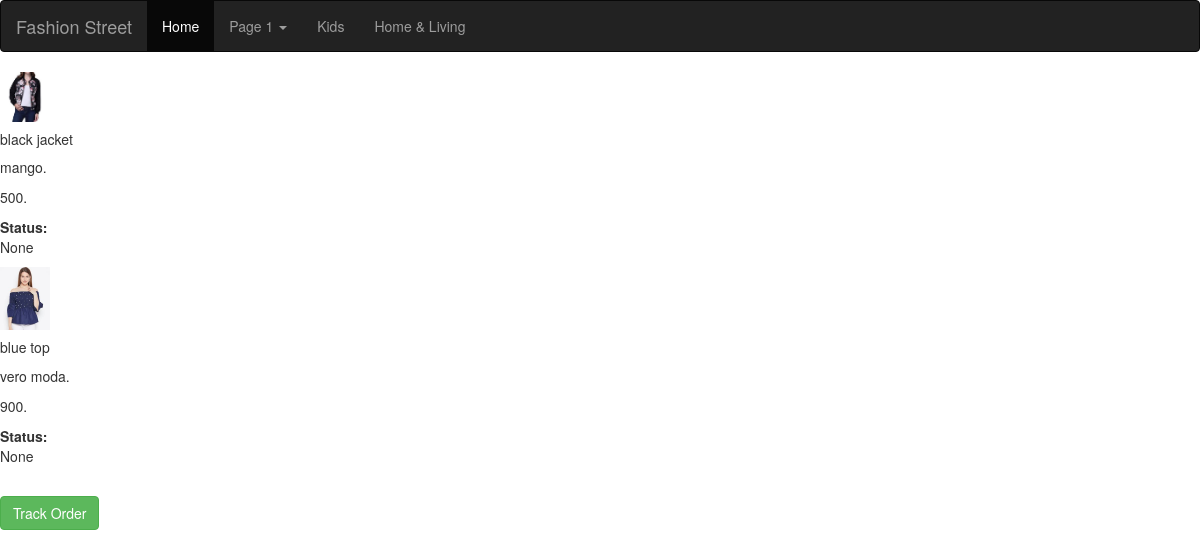
Page /reviewOrder/ on the committed database.
### e_commerce/models.py (models this page shows)
class cartItem(models.Model):
    user_id=models.CharField(max_length=200, null=True)
    id = models.SmallIntegerField(primary_key=True)
    name = models.CharField(max_length=200, null=True)
    brand = models.CharField(max_length=200, null=True)
    price = models.SmallIntegerField()
    size = models.CharField(choices=sizes, max_length=20, default=sizes[0][0])
    img = models.ImageField(null=True)
    units=models.SmallIntegerField()
    ordered=models.BooleanField(default=False)
    removed=models.BooleanField(default=False)
    status=models.CharField(max_length=200, null=True)

### e_commerce/views.py (the view)
# urls.py: path('reviewOrder/', views.OrderReview, name='review'),
def OrderReview(request):
    current_user = request.user
    orderedItems = cartItem.objects.filter(user_id=current_user.username).filter(ordered=True,removed=False)
    return render(request, 'e_commerce/review.html', {'products': orderedItems})

### e_commerce/templates/e_commerce/review.html (shortened to what this page needs)
{% load static %}
<!DOCTYPE html>
<html lang="en">
<head>
<link rel="stylesheet" href="https://maxcdn.bootstrapcdn.com/bootstrap/3.4.1/css/bootstrap.min.css">
</head>
<body>
<nav class="navbar navbar-inverse">
  <div class="container-fluid">
    <div class="navbar-header">
      <a class="navbar-brand" href="#">Fashion Street</a>
    </div>
    <ul class="nav navbar-nav">
      <li class="active"><a href="#">Home</a></li>
      <li class="dropdown">
        <a class="dropdown-toggle" data-toggle="dropdown" href="#">Page 1
        <span class="caret"></span></a>
      </li>
      <li><a href="#">Kids</a></li>
      <li><a href="#">Home & Living</a></li>
    </ul>
  </div>
</nav>
{% for item in products %}
<form method="GET" action="{% url 'get_review' item.id %}" id="review">
    <div class="card">
  <img class="card-img-top" src="{{item.img.url}}" alt="Card image cap" width="50",height="50">
  <div class="card-body">
    <h5 class="card-title">{{item.name}}</h5>
    <p class="card-text">{{item.brand}}.</p>
      <p class="card-text">{{item.price}}.</p>
      <b>Status: </b><p>{{item.status}}</p>
  </div>
</div>
{% endfor %}
      <br>
      <a href="#" class="btn btn-success">Track Order</a>
</form>
</body>
</html>

### rows in the picture
cartItem: img (picture), name "black jacket", brand "mango", price "500", status "None"
cartItem: img (picture), name "blue top", brand "vero moda", price "900", status "None"
